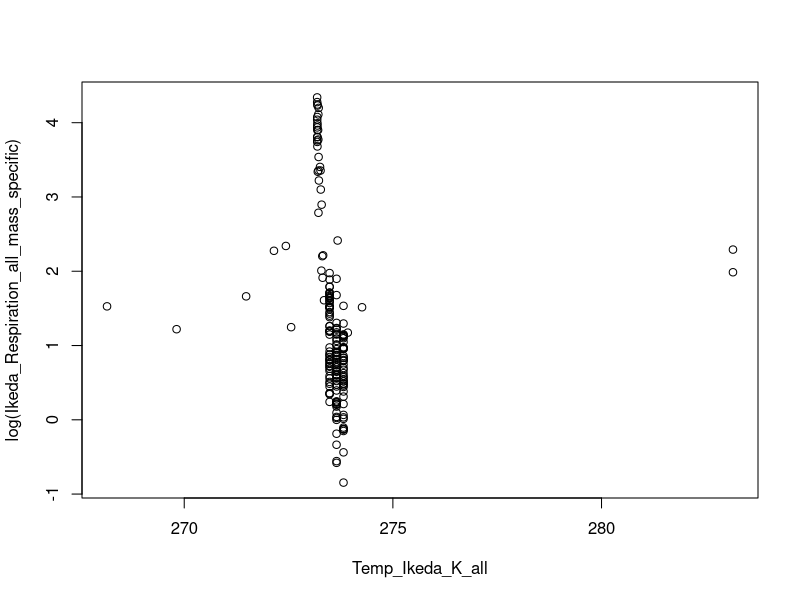
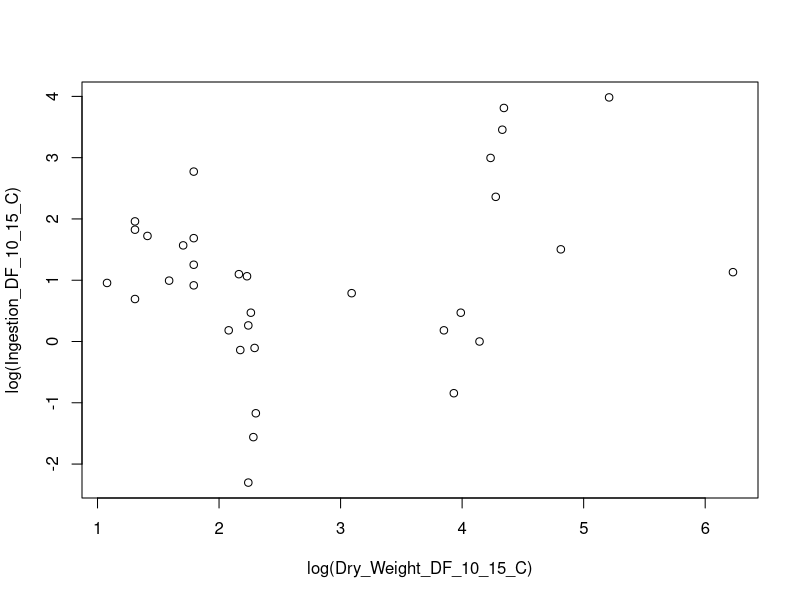
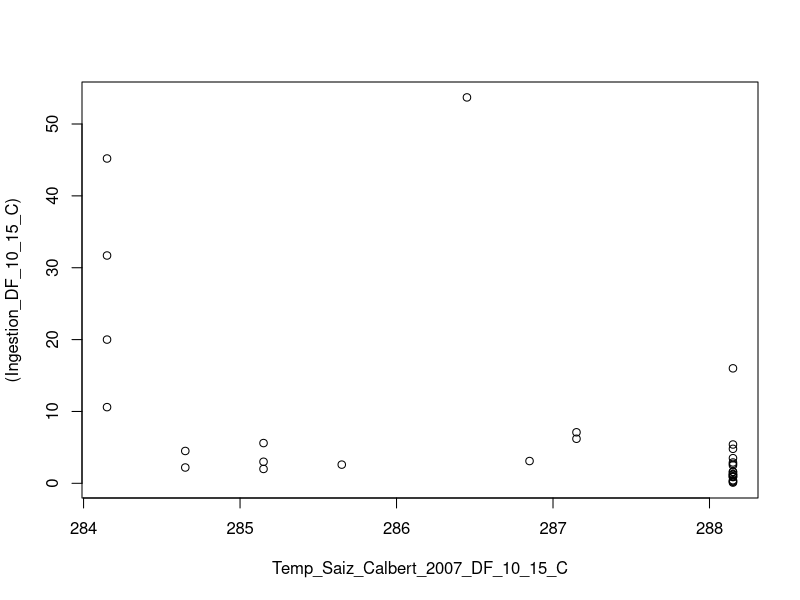
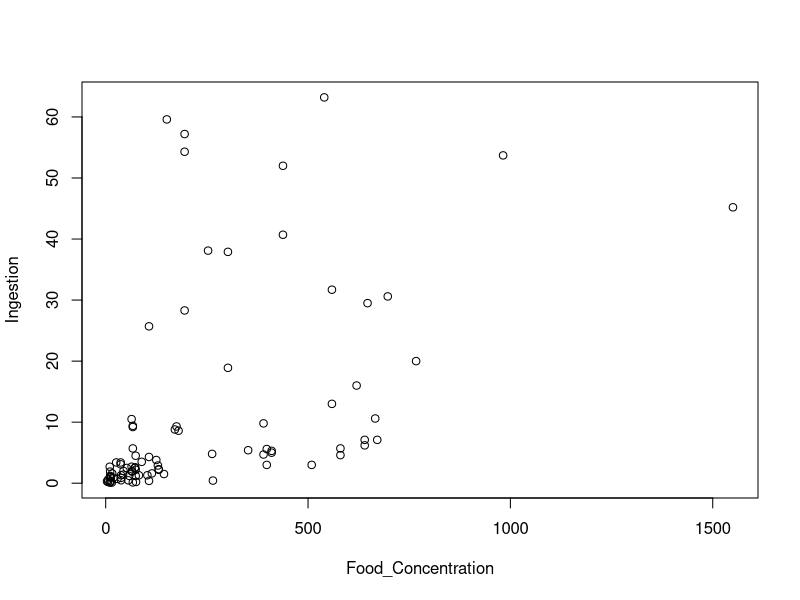
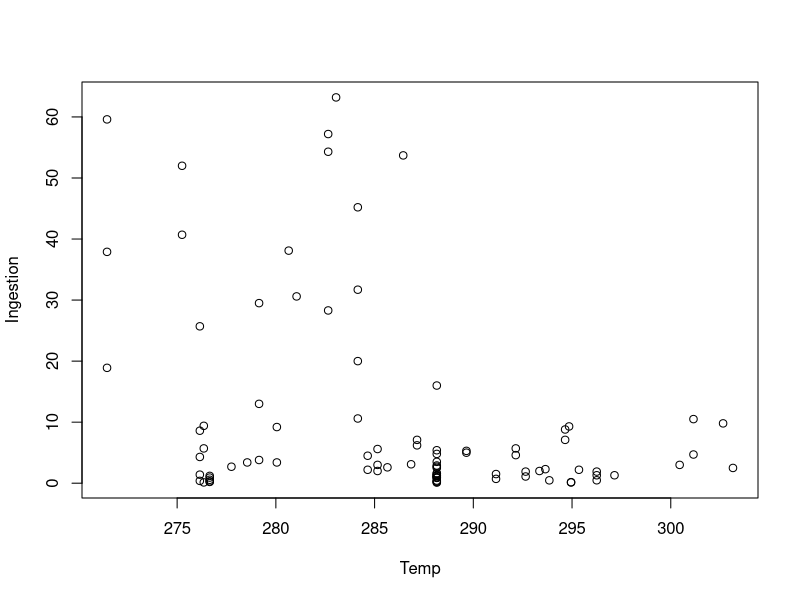
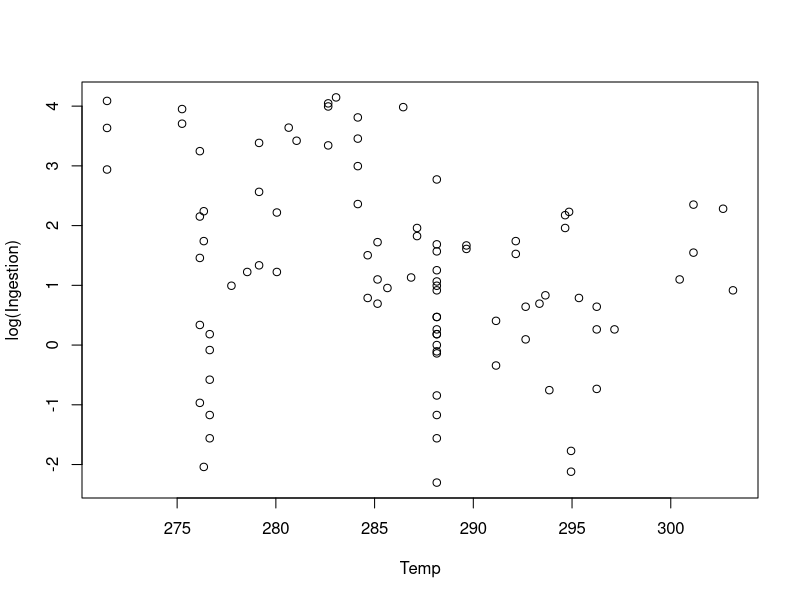
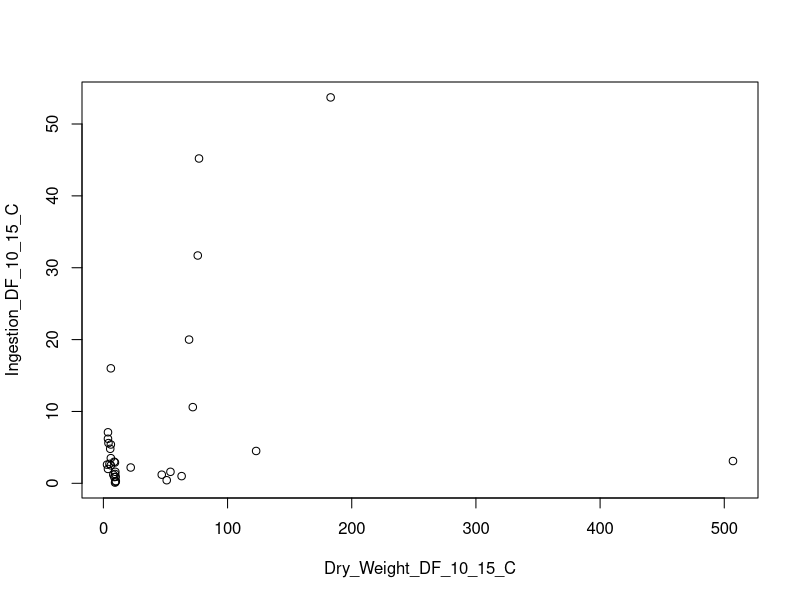
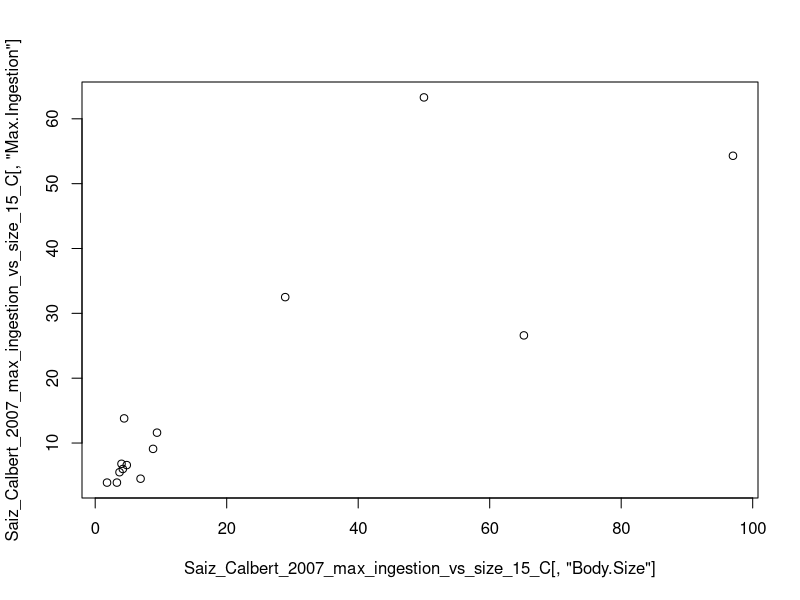

Source code (R) for these figures, in order:

Ikeda_2007_Respiration_Data_original = read.csv("Data/Ikeda_2007_Respiration_Data.csv")


length(which(Ikeda_2007_Respiration_Data_original[,4] == 2))
length(which(Ikeda_2007_Respiration_Data_original[,4] == 3))
length(which(Ikeda_2007_Respiration_Data_original[,4] == 1.5))

Ikeda_2007_Respiration_Data_2_C = Ikeda_2007_Respiration_Data_original[which(Ikeda_2007_Respiration_Data_original[,4] == 2),] #only use data measured at 2 C


Temp_Ikeda_K_all = 1/Ikeda_2007_Respiration_Data_original[,4]+273.15
Ikeda_Respiration_all = (Ikeda_2007_Respiration_Data_original[,5]*24)*10^(-6)*(22.4)*15.998*10^6 #convert to micrograms of O2
Ikeda_Mass_all = Ikeda_2007_Respiration_Data_original[,6]*1000
Ikeda_Respiration_all_mass_specific = Ikeda_Respiration_all/Ikeda_Mass_all

lm_for_determining_EM = lm(log(Ikeda_Respiration_all_mass_specific)~Temp_Ikeda_K_all)
plot(log(Ikeda_Respiration_all_mass_specific)~Temp_Ikeda_K_all)

E_M = -0.09891 *8.617e-5

Ikeda_2007_Respiration_2C = (Ikeda_2007_Respiration_Data_2_C[,5]*24)*10^(-6)*(22.4)*15.998*10^6 #convert to micrograms of O2
Ikeda_2007_Dry_Mass_2C = (Ikeda_2007_Respiration_Data_2_C[,6]*1000)
Ikeda_2007_Temp_2C = (Ikeda_2007_Respiration_Data_2_C[,4])

t = lm(log(Ikeda_Respiration_all)~log(Ikeda_Mass_all)) #All data, not just restricted to 2 C
summary(t)

t2 = lm(log(Ikeda_2007_Respiration_2C)~log(Ikeda_2007_Dry_Mass_2C)) #Respiration data at 2 C
summary(t2)
exp(2.45033)




Saiz_Calbert_2007_DF_original = read.csv("Data/Saiz_Calbert_2007_Calanus_Ingestion.csv")

Saiz_Calbert_2007_DF_10_15_C = Saiz_Calbert_2007_DF_original[which(Saiz_Calbert_2007_DF_original[,2] >= 10 & Saiz_Calbert_2007_DF_original[,2] <=15),]

Saiz_Calbert_2007_DF = Saiz_Calbert_2007_DF_original

mean(Saiz_Calbert_2007_DF[,2])

Dry_Weight = Saiz_Calbert_2007_DF[,3] #Leave in micrograms of carbon per liter. Conversion to zooplankton dryweight happens after ingestion in stage. structured model
Ingestion = Saiz_Calbert_2007_DF[,5]
Ingestion_per_unit_body_weight = Ingestion/Dry_Weight
Food_Concentration = Saiz_Calbert_2007_DF[,4]
Temp = Saiz_Calbert_2007_DF[,2]+273.15
Temp_Saiz_Calbert_2007_DF_10_15_C = Saiz_Calbert_2007_DF_10_15_C[,2]+273.15 
Dry_Weight_Thousands = Dry_Weight/1000



Dry_Weight_DF_10_15_C = Saiz_Calbert_2007_DF_10_15_C[,3] #Leave in micrograms of carbon per liter. Conversion to zooplankton dryweight happens after ingestion in stage. structured model
Ingestion_DF_10_15_C = Saiz_Calbert_2007_DF_10_15_C[,5] #Leave in micrograms of carbon per liter
Food_Concentration_10_15_C = Saiz_Calbert_2007_DF_10_15_C[,4] #Leave in micrograms of carbon per liter

mean(Saiz_Calbert_2007_DF_10_15_C[,2])

plot(log(Ingestion_DF_10_15_C) ~ log(Dry_Weight_DF_10_15_C))
plot((Ingestion_DF_10_15_C) ~ Temp_Saiz_Calbert_2007_DF_10_15_C)

lm_calanoid_copepods_log_Ingestion_Log_Dry_Weight_DF_10_15_C = lm(log(Ingestion_DF_10_15_C)~log(Dry_Weight_DF_10_15_C) + log(Food_Concentration_10_15_C))

lm_calanoid_copepods_log_Ingestion_Log_Dry_Weight_DF_10_15_C[["coefficients"]]




plot(Ingestion ~ Food_Concentration)
plot(Ingestion ~ Temp)
plot(log(Ingestion) ~ (Temp))


#"temperature was not transformed because the logarithm of a biological rate is usually regarded as being a linear function of temperature (Q10 concept)" - Saiz and Calbert_2007 
Ingestion_lm = lm(log(Ingestion)~log(Dry_Weight) + log(Food_Concentration) + (Temp) )

t0 = 285.65
Temp = t0
A_hat = .096
alpha = .75
E_I = .6
k = 8.617e-5
cI = 0
# 
model = nls(Ingestion_DF_10_15_C  ~ (A_hat*Dry_Weight_DF_10_15_C^alpha*Food_Concentration_10_15_C)/(1+(A_hat*Dry_Weight_DF_10_15_C^alpha*Food_Concentration_10_15_C)/17.74286), start = list(alpha = .6)
)
model = nls(Ingestion_DF_10_15_C  ~ (A_hat*Food_Concentration_10_15_C)/(1+(A_hat*Food_Concentration_10_15_C)/Imax), start = list(Imax = .6)
)

model = nls(Ingestion_DF_10_15_C  ~ (Imax*(A_hat*Food_Concentration_10_15_C)/(A_hat*Food_Concentration_10_15_C+Imax)), start = list(Imax = .6)
)
# 
# 
n = exp(E_I*(Temp-t0)/((k)*Temp*t0))*(A_hat*(Dry_Weight_DF_10_15_C)^(alpha+cI*(Temp-t0)))*Food_Concentration_10_15_C
#

model2 = nls(Ingestion_DF_10_15_C ~ (n/(1+(n/Imax))), start = list(Imax = .1) )

model2 = nls(Ingestion_DF_10_15_C ~ ((A_hat*(Dry_Weight_DF_10_15_C)^(alpha))/(1+((A_hat*(Dry_Weight_DF_10_15_C)^(alpha))/Imax))), start = list(Imax = 10, alpha = .6 ) )

#model2 = nls(Ingestion_DF_10_15_C ~ ((A_hat*(Dry_Weight_DF_10_15_C)^(alpha))/(1+((A_hat*(Dry_Weight_DF_10_15_C)^(alpha))/(omega1*Dry_Weight_DF_10_15_C^omega2)))), start = list(Imax = 10, alpha = .6, omega1 = 20, omega2 = .7) )



model4 = nls(Ingestion_DF_10_15_C ~ (n/(1+(n/(omega1*Dry_Weight_DF_10_15_C^omega2)))), start = list(omega1 = .1, omega2 = .6) )


model4 = nls(Ingestion_DF_10_15_C ~ (omega1*Dry_Weight_DF_10_15_C^omega2)*(n/(n+(omega1*Dry_Weight_DF_10_15_C^omega2))), start = list(omega1 = .1, omega2 = .6) )


model4 = nls(Ingestion_DF_10_15_C ~ (Imax*(n/(n+Imax))), start = list(Imax = 1) )

model4 = nls(Ingestion_DF_10_15_C ~ (Imax*(((A_hat*(Dry_Weight_DF_10_15_C)^(alpha+cI*(Temp-t0)))*Food_Concentration_10_15_C)/(((A_hat*(Dry_Weight_DF_10_15_C)^(alpha+cI*(Temp-t0)))*Food_Concentration_10_15_C)+Imax))), start = list(Imax = 1) )

#model4 = nls(Ingestion_DF_10_15_C ~ ((omega1*Dry_Weight_DF_10_15_C^omega2)*(((A_hat*(Dry_Weight_DF_10_15_C)^(alpha+cI*(Temp-t0)))*Food_Concentration_10_15_C)/(((A_hat*(Dry_Weight_DF_10_15_C)^(alpha+cI*(Temp-t0)))*Food_Concentration_10_15_C)+(omega1*Dry_Weight_DF_10_15_C^omega2)))), start = list(Imax = 1, alpha = .01,
#                                                                                                                                                                                                                                                                                                        omega1 = .01, omega2 = .01) )


plot(Ingestion_DF_10_15_C~Dry_Weight_DF_10_15_C)

coefficients = Ingestion_lm[["coefficients"]]


summary(Ingestion_lm)

ANOVA_sum_sq = anova(Ingestion_lm)[,"Sum Sq"]

ANOVA_sum_sq/ sum(ANOVA_sum_sq)

options(buildtools.check = function(action) TRUE )


#Varying Rmax


Saiz_Calbert_2007_max_ingestion_vs_size_15_C = read.csv("Data/Saiz_Calbet_2007_Max_ingestion_Vs_Size_15_C.csv")
#max ingestion rate in µg C per day
#body weight in µg C
#Food Concentration in % body weight

plot(Saiz_Calbert_2007_max_ingestion_vs_size_15_C[,"Max.Ingestion"]~Saiz_Calbert_2007_max_ingestion_vs_size_15_C[,"Body.Size"]) 

plot(log(Saiz_Calbert_2007_max_ingestion_vs_size_15_C[,"Max.Ingestion"])~log(Saiz_Calbert_2007_max_ingestion_vs_size_15_C[,"Body.Size"]))

max_ingest_15_C = (Saiz_Calbert_2007_max_ingestion_vs_size_15_C[,"Max.Ingestion"])
body_size_15_C = (Saiz_Calbert_2007_max_ingestion_vs_size_15_C[,"Body.Size"])
Food_15_C = (Saiz_Calbert_2007_max_ingestion_vs_size_15_C[,"Body.Size"]*(Saiz_Calbert_2007_max_ingestion_vs_size_15_C[,"Food.Concentration"]/100)) 


log_max_ingest_15_C = log(Saiz_Calbert_2007_max_ingestion_vs_size_15_C[,"Max.Ingestion"]) #Leave in micrograms of carbon per liter. Conversion to zooplankton dryweight happens after ingestion in stage. structured model
log_body_size_15_C = log(Saiz_Calbert_2007_max_ingestion_vs_size_15_C[,"Body.Size"]) #Leave in micrograms of carbon per liter. Conversion to zooplankton dryweight happens after ingestion in stage. structured model
log_Food_15_C = log(Saiz_Calbert_2007_max_ingestion_vs_size_15_C[,"Body.Size"]*(Saiz_Calbert_2007_max_ingestion_vs_size_15_C[,"Food.Concentration"]/100)) 

lm0 = lm(log_max_ingest_15_C~log_body_size_15_C+log_Food_15_C) #Unclear if saiz and calbert 2007 controlled for food concentration.  Methods section is very vague
summary(lm0)

mean(Saiz_Calbert_2007_max_ingestion_vs_size_15_C[,"Max.Ingestion"])

#model3 = nls(max_ingest_15_C ~ omega1*body_size_15_C^omega2, start = list(omega1 = .01, omega2 = .5) )
plot(max_ingest_15_C ~ body_size_15_C)

#Control for food concentration
exp(0.0007407)


lm1 = lm(log_max_ingest_15_C~log_body_size_15_C)
summary(lm1)

lm2 = lm(log_max_ingest_15_C~log_Food_15_C)
summary(lm2)
